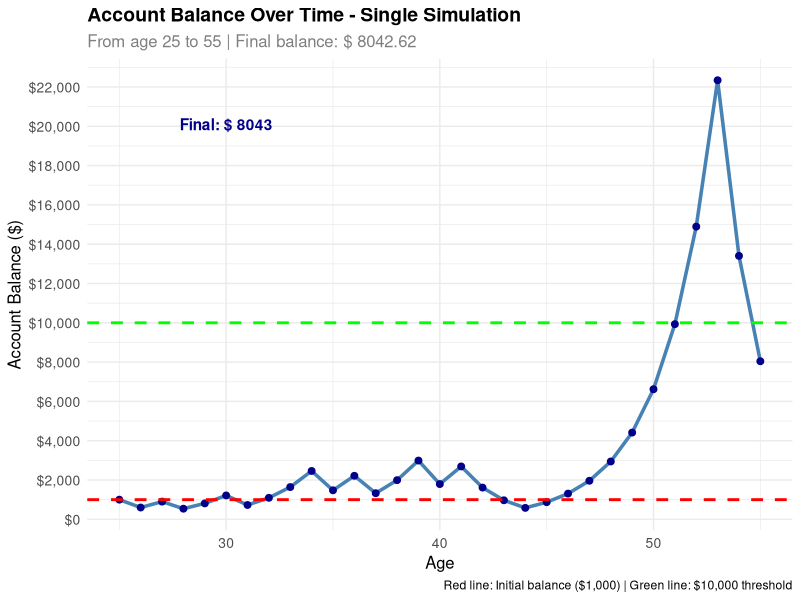
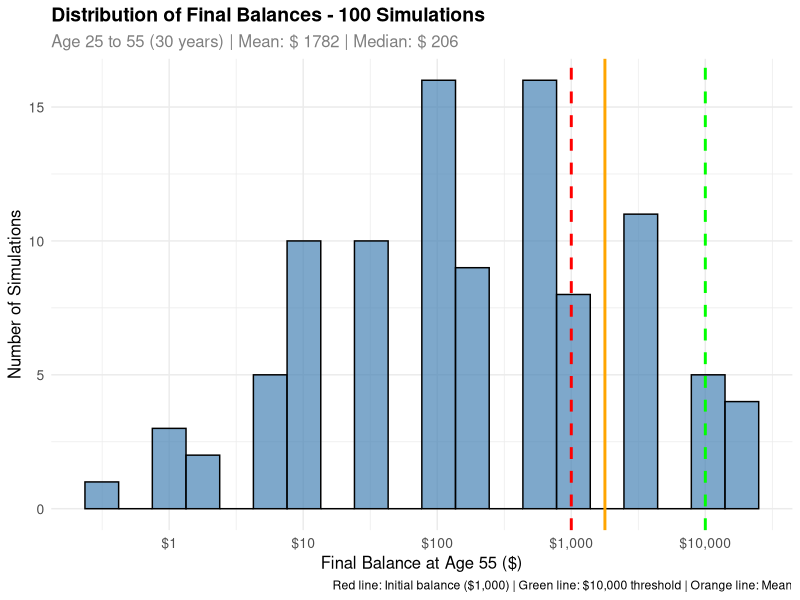
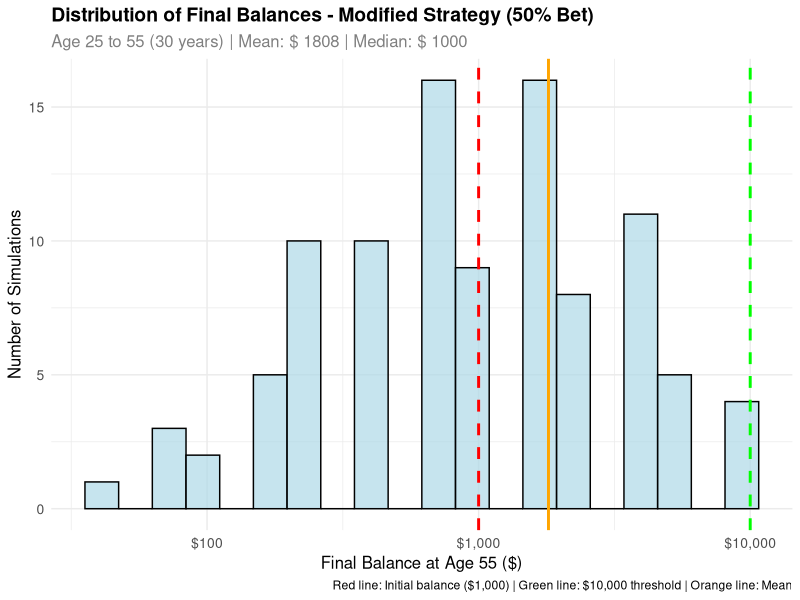
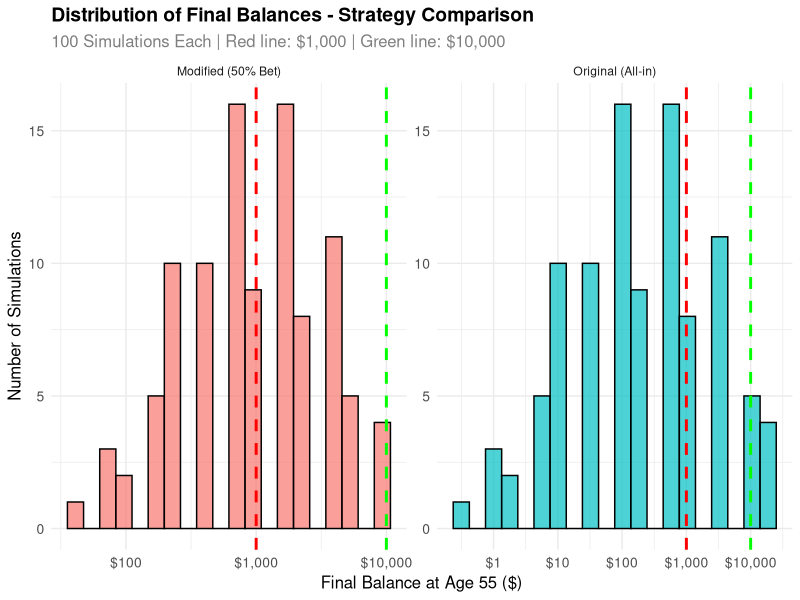

Here is the R script that generated these plots, in order:
## ---- chunk 1
# Set up parameters
initial_balance <- 1000
prob_heads <- 0.5
prob_tails <- 0.5

# Calculate possible outcomes after 1 coin flip
outcome_heads <- initial_balance * 1.5  # +50% if heads
outcome_tails <- initial_balance * 0.6  # -40% if tails

# Calculate expected value
expected_value <- prob_heads * outcome_heads + prob_tails * outcome_tails

cat("=== EXPECTED VALUE CALCULATION ===\n")
cat("Initial balance: $", initial_balance, "\n")
cat("Outcome if heads (+50%): $", outcome_heads, "\n")
cat("Outcome if tails (-40%): $", outcome_tails, "\n")
cat("Probability of heads: ", prob_heads, "\n")
cat("Probability of tails: ", prob_tails, "\n")
cat("\nExpected Value = P(Heads) × Outcome(Heads) + P(Tails) × Outcome(Tails)\n")
cat("Expected Value = ", prob_heads, " × $", outcome_heads, " + ", prob_tails, " × $", outcome_tails, "\n")
cat("Expected Value = $", prob_heads * outcome_heads, " + $", prob_tails * outcome_tails, "\n")
cat("Expected Value = $", expected_value, "\n")
## ---- chunk 2
# Is the expected value positive or negative?
is_positive <- expected_value > initial_balance
is_negative <- expected_value < initial_balance

cat("\n=== EXPECTATION VS REALITY ===\n")
cat("Expected value: $", expected_value, "\n")
cat("Initial balance: $", initial_balance, "\n")
cat("Expected value is", ifelse(is_positive, "POSITIVE", "NEGATIVE"), "\n")
cat("Expected value is", ifelse(expected_value > initial_balance, "HIGHER", "LOWER"), "than initial balance\n")
cat("Difference from initial: $", round(expected_value - initial_balance, 2), "\n")

# Calculate the expected return percentage
expected_return_pct <- ((expected_value - initial_balance) / initial_balance) * 100
cat("Expected return: ", round(expected_return_pct, 1), "%\n")
## ---- chunk 3
# Load required libraries
suppressPackageStartupMessages(library(tidyverse))
suppressPackageStartupMessages(library(ggplot2))

# Set seed for reproducibility
set.seed(123)

# Parameters for single simulation
initial_balance <- 1000
n_years <- 30  # Age 25 to 55
current_age <- 25

# Function to simulate one complete path
simulate_single_path <- function(initial, years) {
  balance <- initial
  age <- current_age
  path_data <- tibble(
    year = 0:years,
    age = (current_age):(current_age + years),
    balance = c(initial, rep(NA, years))
  )
  
  for (i in 1:years) {
    coin_flip <- rbinom(1, 1, 0.5)
    if (coin_flip == 1) {
      balance <- balance * 1.5  # +50% if heads
    } else {
      balance <- balance * 0.6  # -40% if tails
    }
    path_data$balance[i + 1] <- balance
  }
  
  return(path_data)
}

# Run single simulation
single_simulation <- simulate_single_path(initial_balance, n_years)

# Display the data
cat("=== SINGLE SIMULATION RESULTS ===\n")
print(single_simulation)

# Calculate key statistics
final_balance <- single_simulation$balance[n_years + 1]
total_return <- ((final_balance - initial_balance) / initial_balance) * 100
max_balance <- max(single_simulation$balance)
min_balance <- min(single_simulation$balance)

cat("\nKey Statistics:\n")
cat("Final balance at age 55: $", round(final_balance, 2), "\n")
cat("Total return: ", round(total_return, 1), "%\n")
cat("Maximum balance reached: $", round(max_balance, 2), "\n")
cat("Minimum balance reached: $", round(min_balance, 2), "\n")
## ---- chunk 4
# Create the time series plot
ggplot(single_simulation, aes(x = age, y = balance)) +
  geom_line(color = "steelblue", linewidth = 1.2) +
  geom_point(color = "darkblue", size = 2) +
  geom_hline(yintercept = initial_balance, color = "red", linetype = "dashed", linewidth = 1) +
  geom_hline(yintercept = 10000, color = "green", linetype = "dashed", linewidth = 1) +
  labs(
    title = "Account Balance Over Time - Single Simulation",
    subtitle = paste("From age", current_age, "to", current_age + n_years, 
                    "| Final balance: $", round(final_balance, 2)),
    x = "Age",
    y = "Account Balance ($)",
    caption = "Red line: Initial balance ($1,000) | Green line: $10,000 threshold"
  ) +
  scale_y_continuous(
    labels = scales::dollar_format(),
    breaks = seq(0, max(single_simulation$balance) * 1.1, by = 2000)
  ) +
  theme_minimal() +
  theme(
    plot.title = element_text(size = 14, face = "bold"),
    plot.subtitle = element_text(size = 12, color = "gray50"),
    axis.text = element_text(size = 10),
    axis.title = element_text(size = 12)
  ) +
  annotate("text", 
           x = current_age + 5, 
           y = max(single_simulation$balance) * 0.9,
           label = paste("Final: $", round(final_balance, 0)),
           color = "darkblue",
           fontface = "bold")
## ---- chunk 5
# Set seed for reproducibility
set.seed(123)

# Parameters
initial_balance <- 1000
n_years <- 30  # Age 25 to 55
n_sims <- 100

# Function to simulate one complete path (reuse from before)
simulate_single_path <- function(initial, years) {
  balance <- initial
  for (i in 1:years) {
    coin_flip <- rbinom(1, 1, 0.5)
    if (coin_flip == 1) {
      balance <- balance * 1.5  # +50% if heads
    } else {
      balance <- balance * 0.6  # -40% if tails
    }
  }
  return(balance)
}

# Run 100 simulations
cat("Running 100 simulations...\n")
final_balances <- replicate(n_sims, simulate_single_path(initial_balance, n_years))

# Create results data frame
simulation_results <- tibble(
  simulation = 1:n_sims,
  final_balance = final_balances
)

# Calculate key statistics
mean_final <- mean(final_balances)
median_final <- median(final_balances)
min_final <- min(final_balances)
max_final <- max(final_balances)
prob_above_1k <- mean(final_balances > 1000)
prob_above_10k <- mean(final_balances > 10000)
prob_above_100k <- mean(final_balances > 100000)

cat("=== 100 SIMULATIONS SUMMARY ===\n")
cat("Mean final balance: $", round(mean_final, 2), "\n")
cat("Median final balance: $", round(median_final, 2), "\n")
cat("Minimum final balance: $", round(min_final, 2), "\n")
cat("Maximum final balance: $", round(max_final, 2), "\n")
cat("Probability > $1,000: ", round(prob_above_1k, 3), "\n")
cat("Probability > $10,000: ", round(prob_above_10k, 3), "\n")
cat("Probability > $100,000: ", round(prob_above_100k, 3), "\n")
## ---- chunk 6
# Create histogram of final balances
ggplot(simulation_results, aes(x = final_balance)) +
  geom_histogram(bins = 20, fill = "steelblue", alpha = 0.7, color = "black") +
  geom_vline(xintercept = initial_balance, color = "red", linetype = "dashed", linewidth = 1) +
  geom_vline(xintercept = 10000, color = "green", linetype = "dashed", linewidth = 1) +
  geom_vline(xintercept = mean_final, color = "orange", linetype = "solid", linewidth = 1) +
  labs(
    title = "Distribution of Final Balances - 100 Simulations",
    subtitle = paste("Age 25 to 55 (30 years) | Mean: $", round(mean_final, 0), 
                    "| Median: $", round(median_final, 0)),
    x = "Final Balance at Age 55 ($)",
    y = "Number of Simulations",
    caption = "Red line: Initial balance ($1,000) | Green line: $10,000 threshold | Orange line: Mean"
  ) +
  scale_x_continuous(
    labels = scales::dollar_format(),
    trans = "log10"
  ) +
  theme_minimal() +
  theme(
    plot.title = element_text(size = 14, face = "bold"),
    plot.subtitle = element_text(size = 12, color = "gray50"),
    axis.text = element_text(size = 10),
    axis.title = element_text(size = 12)
  )
## ---- chunk 7
# Create summary statistics table
summary_stats <- simulation_results %>%
  summarise(
    count = n(),
    mean_balance = mean(final_balance),
    median_balance = median(final_balance),
    std_dev = sd(final_balance),
    min_balance = min(final_balance),
    max_balance = max(final_balance),
    q25 = quantile(final_balance, 0.25),
    q75 = quantile(final_balance, 0.75),
    prob_above_1k = mean(final_balance > 1000),
    prob_above_10k = mean(final_balance > 10000),
    prob_above_100k = mean(final_balance > 100000),
    prob_below_1k = mean(final_balance < 1000)
  )

cat("=== DETAILED STATISTICS ===\n")
print(summary_stats)

# Show some individual results
cat("\n=== SAMPLE OF INDIVIDUAL RESULTS ===\n")
sample_results <- simulation_results %>%
  arrange(desc(final_balance)) %>%
  slice_head(n = 10)

print(sample_results)
## ---- chunk 8
# Set seed for reproducibility
set.seed(123)

# Parameters for modified strategy
initial_balance <- 1000
n_years <- 30  # Age 25 to 55
n_sims <- 100
bet_fraction <- 0.5  # Must bet exactly 50% of current balance

# Function to simulate modified strategy (betting 50% of balance each time)
simulate_modified_strategy <- function(initial, years) {
  balance <- initial
  
  for (i in 1:years) {
    # Calculate bet amount (50% of current balance)
    bet_amount <- balance * bet_fraction
    
    # Flip coin
    coin_flip <- rbinom(1, 1, 0.5)
    
    if (coin_flip == 1) {
      # Heads: increase bet by 50%
      balance <- balance - bet_amount + (bet_amount * 1.5)
    } else {
      # Tails: reduce bet by 40%
      balance <- balance - bet_amount + (bet_amount * 0.6)
    }
  }
  
  return(balance)
}

# Run 100 simulations for modified strategy
cat("Running 100 simulations for modified strategy...\n")
modified_final_balances <- replicate(n_sims, simulate_modified_strategy(initial_balance, n_years))

# Create results data frame for modified strategy
modified_simulation_results <- tibble(
  simulation = 1:n_sims,
  final_balance = modified_final_balances
)

# Calculate key statistics for modified strategy
modified_mean_final <- mean(modified_final_balances)
modified_median_final <- median(modified_final_balances)
modified_min_final <- min(modified_final_balances)
modified_max_final <- max(modified_final_balances)
modified_prob_above_1k <- mean(modified_final_balances > 1000)
modified_prob_above_10k <- mean(modified_final_balances > 10000)
modified_prob_above_100k <- mean(modified_final_balances > 100000)

cat("=== MODIFIED STRATEGY (50% BET) - 100 SIMULATIONS SUMMARY ===\n")
cat("Mean final balance: $", round(modified_mean_final, 2), "\n")
cat("Median final balance: $", round(modified_median_final, 2), "\n")
cat("Minimum final balance: $", round(modified_min_final, 2), "\n")
cat("Maximum final balance: $", round(modified_max_final, 2), "\n")
cat("Probability > $1,000: ", round(modified_prob_above_1k, 3), "\n")
cat("Probability > $10,000: ", round(modified_prob_above_10k, 3), "\n")
cat("Probability > $100,000: ", round(modified_prob_above_100k, 3), "\n")
## ---- chunk 9
# Create histogram of modified strategy final balances
ggplot(modified_simulation_results, aes(x = final_balance)) +
  geom_histogram(bins = 20, fill = "lightblue", alpha = 0.7, color = "black") +
  geom_vline(xintercept = initial_balance, color = "red", linetype = "dashed", linewidth = 1) +
  geom_vline(xintercept = 10000, color = "green", linetype = "dashed", linewidth = 1) +
  geom_vline(xintercept = modified_mean_final, color = "orange", linetype = "solid", linewidth = 1) +
  labs(
    title = "Distribution of Final Balances - Modified Strategy (50% Bet)",
    subtitle = paste("Age 25 to 55 (30 years) | Mean: $", round(modified_mean_final, 0), 
                    "| Median: $", round(modified_median_final, 0)),
    x = "Final Balance at Age 55 ($)",
    y = "Number of Simulations",
    caption = "Red line: Initial balance ($1,000) | Green line: $10,000 threshold | Orange line: Mean"
  ) +
  scale_x_continuous(
    labels = scales::dollar_format(),
    trans = "log10"
  ) +
  theme_minimal() +
  theme(
    plot.title = element_text(size = 14, face = "bold"),
    plot.subtitle = element_text(size = 12, color = "gray50"),
    axis.text = element_text(size = 10),
    axis.title = element_text(size = 12)
  )
## ---- chunk 10
# Create comparison data frame
comparison_data <- bind_rows(
  simulation_results %>% mutate(strategy = "Original (All-in)"),
  modified_simulation_results %>% mutate(strategy = "Modified (50% Bet)")
)

# Create side-by-side histograms
ggplot(comparison_data, aes(x = final_balance, fill = strategy)) +
  geom_histogram(bins = 20, alpha = 0.7, color = "black") +
  facet_wrap(~strategy, scales = "free") +
  geom_vline(xintercept = 1000, color = "red", linetype = "dashed", linewidth = 1) +
  geom_vline(xintercept = 10000, color = "green", linetype = "dashed", linewidth = 1) +
  labs(
    title = "Distribution of Final Balances - Strategy Comparison",
    subtitle = "100 Simulations Each | Red line: $1,000 | Green line: $10,000",
    x = "Final Balance at Age 55 ($)",
    y = "Number of Simulations"
  ) +
  scale_x_continuous(
    labels = scales::dollar_format(),
    trans = "log10"
  ) +
  theme_minimal() +
  theme(
    plot.title = element_text(size = 14, face = "bold"),
    plot.subtitle = element_text(size = 12, color = "gray50"),
    axis.text = element_text(size = 10),
    axis.title = element_text(size = 12),
    legend.position = "none"
  )
## ---- chunk 11
# Create detailed comparison table
comparison_stats <- comparison_data %>%
  group_by(strategy) %>%
  summarise(
    count = n(),
    mean_balance = mean(final_balance),
    median_balance = median(final_balance),
    std_dev = sd(final_balance),
    min_balance = min(final_balance),
    max_balance = max(final_balance),
    prob_above_1k = mean(final_balance > 1000),
    prob_above_10k = mean(final_balance > 10000),
    prob_above_100k = mean(final_balance > 100000),
    prob_below_1k = mean(final_balance < 1000)
  )

cat("=== STRATEGY COMPARISON STATISTICS ===\n")
print(comparison_stats)

# Direct comparison of probabilities
cat("\n=== PROBABILITY COMPARISON ===\n")
cat("Original strategy - Probability > $10,000: ", round(prob_above_10k, 3), "\n")
cat("Modified strategy - Probability > $10,000: ", round(modified_prob_above_10k, 3), "\n")
cat("Difference: ", round(modified_prob_above_10k - prob_above_10k, 3), "\n")
cat("Modified strategy is", ifelse(modified_prob_above_10k > prob_above_10k, "HIGHER", "LOWER"), "than original\n")
